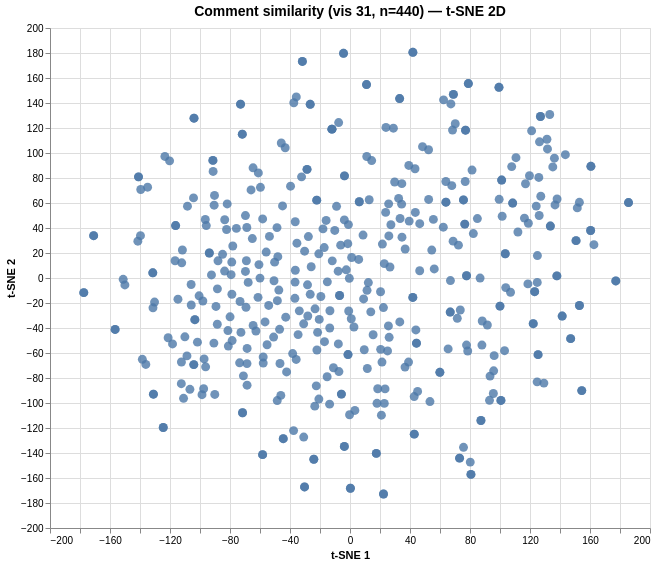

Express this chart as Vega-Lite.
### Vega specification from a JSON file in a GitHub repository (floating-point values rounded to 4 significant figures; data arrays with more than 128 entries replaced by an {"elided": "..."} marker saying what was removed)
{"$schema": "https://vega.github.io/schema/vega/v6.json", "data": [{"name": "param_1e9efca18e7a2868_store"}, {"name": "source_0", "values": {"elided": "440 records"}}, {"name": "source_0_x_domain_dim_1", "values": [{"min": -177.5, "max": 185.7}]}, {"name": "source_0_y_domain_dim_2", "values": [{"min": -172.8, "max": 180.5}]}], "signals": [{"name": "unit", "value": {}, "on": [{"events": "pointermove", "update": "isTuple(group()) ? group() : unit"}]}, {"name": "param_1e9efca18e7a2868", "update": "vlSelectionResolve(\"param_1e9efca18e7a2868_store\", \"union\")"}, {"name": "param_1e9efca18e7a2868_dim_1", "on": [{"events": [{"source": "view", "type": "dblclick"}], "update": "null"}, {"events": {"signal": "param_1e9efca18e7a2868_translate_delta"}, "update": "panLinear(param_1e9efca18e7a2868_translate_anchor.extent_x, -param_1e9efca18e7a2868_translate_delta.x / width)"}, {"events": {"signal": "param_1e9efca18e7a2868_zoom_delta"}, "update": "zoomLinear(domain(\"x\"), param_1e9efca18e7a2868_zoom_anchor.x, param_1e9efca18e7a2868_zoom_delta)"}]}, {"name": "param_1e9efca18e7a2868_dim_2", "on": [{"events": [{"source": "view", "type": "dblclick"}], "update": "null"}, {"events": {"signal": "param_1e9efca18e7a2868_translate_delta"}, "update": "panLinear(param_1e9efca18e7a2868_translate_anchor.extent_y, param_1e9efca18e7a2868_translate_delta.y / height)"}, {"events": {"signal": "param_1e9efca18e7a2868_zoom_delta"}, "update": "zoomLinear(domain(\"y\"), param_1e9efca18e7a2868_zoom_anchor.y, param_1e9efca18e7a2868_zoom_delta)"}]}, {"name": "param_1e9efca18e7a2868_tuple", "on": [{"events": [{"signal": "param_1e9efca18e7a2868_dim_1 || param_1e9efca18e7a2868_dim_2"}], "update": "param_1e9efca18e7a2868_dim_1 && param_1e9efca18e7a2868_dim_2 ? {unit: \"\", fields: param_1e9efca18e7a2868_tuple_fields, values: [param_1e9efca18e7a2868_dim_1,param_1e9efca18e7a2868_dim_2]} : null"}]}, {"name": "param_1e9efca18e7a2868_tuple_fields", "value": [{"field": "dim_1", "channel": "x", "type": "R"}, {"field": "dim_2", "channel": "y", "type": "R"}]}, {"name": "param_1e9efca18e7a2868_translate_anchor", "value": {}, "on": [{"events": [{"source": "scope", "type": "pointerdown"}], "update": "{x: x(unit), y: y(unit), extent_x: domain(\"x\"), extent_y: domain(\"y\")}"}]}, {"name": "param_1e9efca18e7a2868_translate_delta", "value": {}, "on": [{"events": [{"source": "window", "between": [{"source": "scope", "type": "pointerdown"}, {"source": "window", "type": "pointerup"}], "consume": true, "type": "pointermove"}], "update": "{x: param_1e9efca18e7a2868_translate_anchor.x - x(unit), y: param_1e9efca18e7a2868_translate_anchor.y - y(unit)}"}]}, {"name": "param_1e9efca18e7a2868_zoom_anchor", "on": [{"events": [{"source": "scope", "consume": true, "type": "wheel"}], "update": "{x: invert(\"x\", x(unit)), y: invert(\"y\", y(unit))}"}]}, {"name": "param_1e9efca18e7a2868_zoom_delta", "on": [{"events": [{"source": "scope", "type": "wheel", "consume": true}], "update": "pow(1.001, event.deltaY * pow(16, event.deltaMode))", "force": true}]}, {"name": "param_1e9efca18e7a2868_modify", "on": [{"events": {"signal": "param_1e9efca18e7a2868_tuple"}, "update": "modify(\"param_1e9efca18e7a2868_store\", param_1e9efca18e7a2868_tuple, true)"}]}], "marks": [{"type": "symbol", "name": "marks", "from": {"data": "source_0"}, "encode": {"update": {"x": {"field": "dim_1", "scale": "x"}, "fill": {"value": "#4c78a8"}, "size": {"value": 80}, "y": {"field": "dim_2", "scale": "y"}, "shape": {"value": "circle"}, "tooltip": {"signal": "{\"Comment #\": format(datum[\"index\"], \"\"), \"Comment\": isValid(datum[\"comment\"]) ? datum[\"comment\"] : \"\"+datum[\"comment\"]}"}, "opacity": {"value": 0.8}}}, "clip": true, "style": ["circle"], "interactive": true}], "scales": [{"name": "x", "type": "linear", "domain": [{"signal": "(data(\"source_0_x_domain_dim_1\")[0] || {}).min"}, {"signal": "(data(\"source_0_x_domain_dim_1\")[0] || {}).max"}], "range": [0, {"signal": "width"}], "zero": true, "domainRaw": {"signal": "param_1e9efca18e7a2868[\"dim_1\"]"}, "nice": true}, {"name": "y", "type": "linear", "domain": [{"signal": "(data(\"source_0_y_domain_dim_2\")[0] || {}).min"}, {"signal": "(data(\"source_0_y_domain_dim_2\")[0] || {}).max"}], "range": [{"signal": "height"}, 0], "domainRaw": {"signal": "param_1e9efca18e7a2868[\"dim_2\"]"}, "zero": true, "nice": true}], "axes": [{"scale": "x", "tickCount": {"signal": "ceil(width/40)"}, "labels": false, "maxExtent": 0, "aria": false, "grid": true, "minExtent": 0, "ticks": false, "zindex": 0, "domain": false, "orient": "bottom", "gridScale": "y"}, {"scale": "y", "tickCount": {"signal": "ceil(height/40)"}, "ticks": false, "zindex": 0, "maxExtent": 0, "gridScale": "x", "orient": "left", "grid": true, "domain": false, "labels": false, "minExtent": 0, "aria": false}, {"scale": "x", "labelOverlap": true, "grid": false, "tickCount": {"signal": "ceil(width/40)"}, "orient": "bottom", "zindex": 0, "title": "t-SNE 1", "labelFlush": true}, {"scale": "y", "orient": "left", "grid": false, "labelOverlap": true, "title": "t-SNE 2", "tickCount": {"signal": "ceil(height/40)"}, "zindex": 0}], "title": {"text": "Comment similarity (vis 31, n=440) — t-SNE 2D", "frame": "group", "fontSize": 14}, "style": "cell", "width": 600, "background": "white", "height": 500, "padding": 5}
